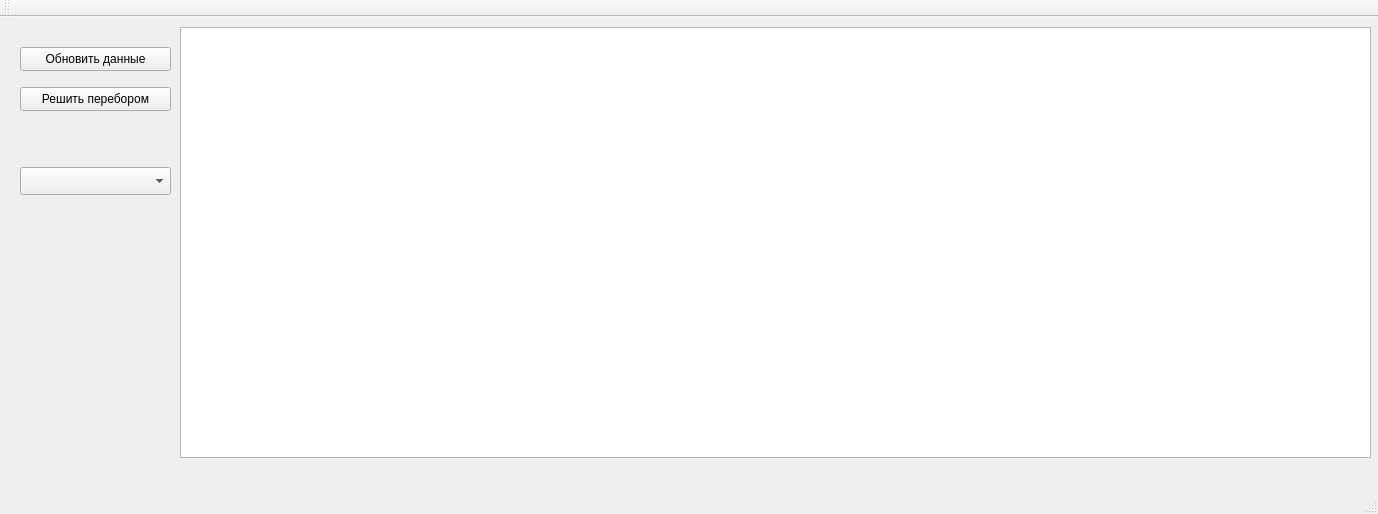
<?xml version="1.0" encoding="UTF-8"?>
<ui version="4.0">
 <class>MainWindowClass</class>
 <widget class="QMainWindow" name="MainWindowClass">
  <property name="geometry">
   <rect>
    <x>0</x>
    <y>0</y>
    <width>1378</width>
    <height>514</height>
   </rect>
  </property>
  <property name="windowTitle">
   <string>MainWindow</string>
  </property>
  <widget class="QWidget" name="centralWidget">
   <widget class="QPushButton" name="updateDataButton">
    <property name="geometry">
     <rect>
      <x>20</x>
      <y>30</y>
      <width>151</width>
      <height>24</height>
     </rect>
    </property>
    <property name="text">
     <string>Обновить данные</string>
    </property>
   </widget>
   <widget class="QPushButton" name="enumerationButton">
    <property name="geometry">
     <rect>
      <x>20</x>
      <y>70</y>
      <width>151</width>
      <height>24</height>
     </rect>
    </property>
    <property name="text">
     <string>Решить перебором</string>
    </property>
   </widget>
   <widget class="QTableWidget" name="scheduleTable">
    <property name="geometry">
     <rect>
      <x>180</x>
      <y>10</y>
      <width>1191</width>
      <height>431</height>
     </rect>
    </property>
   </widget>
   <widget class="QComboBox" name="groupComboBox">
    <property name="geometry">
     <rect>
      <x>20</x>
      <y>150</y>
      <width>151</width>
      <height>28</height>
     </rect>
    </property>
   </widget>
  </widget>
  <widget class="QMenuBar" name="menuBar">
   <property name="geometry">
    <rect>
     <x>0</x>
     <y>0</y>
     <width>1378</width>
     <height>25</height>
    </rect>
   </property>
  </widget>
  <widget class="QToolBar" name="mainToolBar">
   <attribute name="toolBarArea">
    <enum>TopToolBarArea</enum>
   </attribute>
   <attribute name="toolBarBreak">
    <bool>false</bool>
   </attribute>
  </widget>
  <widget class="QStatusBar" name="statusBar"/>
 </widget>
 <layoutdefault spacing="6" margin="11"/>
 <resources>
  <include location="MainWindow.qrc"/>
 </resources>
 <connections/>
</ui>
